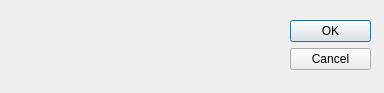
<?xml version="1.0" encoding="UTF-8"?>
<ui version="4.0">
 <class>Dialog</class>
 <widget class="QDialog" name="Dialog">
  <property name="geometry">
   <rect>
    <x>0</x>
    <y>0</y>
    <width>384</width>
    <height>93</height>
   </rect>
  </property>
  <property name="windowTitle">
   <string>Dialog</string>
  </property>
  <widget class="QDialogButtonBox" name="buttonBox">
   <property name="geometry">
    <rect>
     <x>290</x>
     <y>20</y>
     <width>81</width>
     <height>241</height>
    </rect>
   </property>
   <property name="orientation">
    <enum>Qt::Vertical</enum>
   </property>
   <property name="standardButtons">
    <set>QDialogButtonBox::Cancel|QDialogButtonBox::Ok</set>
   </property>
  </widget>
 </widget>
 <resources/>
 <connections>
  <connection>
   <sender>buttonBox</sender>
   <signal>accepted()</signal>
   <receiver>Dialog</receiver>
   <slot>accept()</slot>
   <hints>
    <hint type="sourcelabel">
     <x>248</x>
     <y>254</y>
    </hint>
    <hint type="destinationlabel">
     <x>157</x>
     <y>274</y>
    </hint>
   </hints>
  </connection>
  <connection>
   <sender>buttonBox</sender>
   <signal>rejected()</signal>
   <receiver>Dialog</receiver>
   <slot>reject()</slot>
   <hints>
    <hint type="sourcelabel">
     <x>316</x>
     <y>260</y>
    </hint>
    <hint type="destinationlabel">
     <x>286</x>
     <y>274</y>
    </hint>
   </hints>
  </connection>
 </connections>
</ui>
